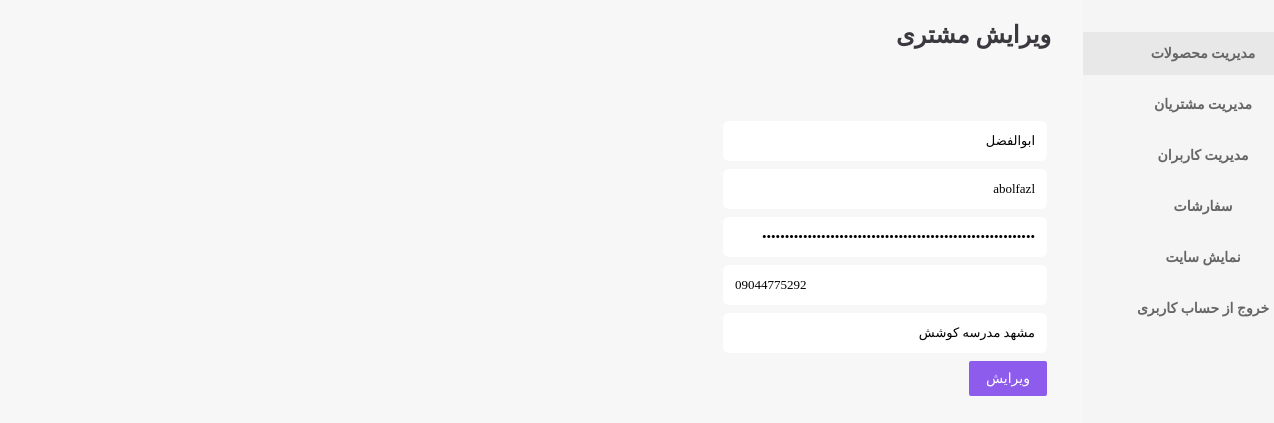
Screenshot of /admin/edit-customer.php?section=0&cid=14 (signed in) with the database file from the repository.
### tables this page shows
CREATE TABLE `customers` (
  `customer_id` int(11) NOT NULL,
  `full_name` varchar(55) NOT NULL,
  `username` varchar(50) NOT NULL,
  `password` varchar(255) NOT NULL,
  `phone` varchar(20) NOT NULL,
  `address` varchar(255) NOT NULL,
  `Date` timestamp NULL DEFAULT current_timestamp()
);

### core/connection-manager.php (called while the page is built, shortened)
<?php
    class ConnectionManager {
        private $connection;
        public function __construct() {
            $this->connection = new mysqli(self::HOST, self::USERNAME, self::PASSWORD, self::DATABASE);
            $this->connection->set_charset("utf8");
        }
        public function getConnection() {
            return $this->connection;
        }
    }
?>

### core/customer-manager.php (called while the page is built, shortened)
<?php
    require_once("connection-manager.php");
    class CustomerManager {
        protected $tableName = "customers";
        public function getById($customerId) {
            $query =
                "SELECT * FROM $this->tableName WHERE customer_id = $customerId";
            $connectionManager = new ConnectionManager();
            $result = mysqli_query($connectionManager->getConnection(), $query);
            $row = $result->fetch_assoc();
            $customer = new Customer();
            $customer->customerId = $row['customer_id'];
            $customer->fullName = $row['full_name'];
            $customer->username = $row['username'];
            $customer->password = $row['password'];
            $customer->phone = $row['phone'];
            $customer->address = $row['address'];
            return $customer;
        }
    }
?>

### admin/edit-customer.php (the view, shortened to what this page needs)
<?php
    require_once("../core/customer-manager.php");
    require_once("header.php");
    $actionMessages = ALT_255;
    $customerManager = new CustomerManager();
    $customerId = 0;
    if (isset($_GET["cid"]))
        $customerId = intval($_GET["cid"]);
    $customerInfo = $customerManager->getById($customerId);
    $fullName = $customerInfo->fullName;
    $username = $customerInfo->username;
    $password = $customerInfo->password;
    $phone = $customerInfo->phone;
    $address = $customerInfo->address;
?>
<section class="add-new-user">
<h1><?php echo EDIT_CUSTOMER; ?></h1>
    <section class="message">
        <p><?php echo $actionMessages ?></p>
    </section>
    <form action="<?php echo $_SERVER['REQUEST_URI']; ?>" method="POST" class="add-form">
            <div class="username-field">
                <input type="text" class="text-box" name="full-name" placeholder="<?php echo FULL_NAME; ?>" value="<?php echo $fullName; ?>">
            </div>
            <div class="username-field">
                <input type="text" class="text-box" name="username" placeholder="<?php echo USERNAME; ?>" value="<?php echo $username; ?>">
            </div>
            <div class="password-field">
                <input type="password" class="text-box" name="password" placeholder="<?php echo PASSWORD; ?>" value="<?php echo $password; ?>">
            </div>
            <div class="phone-field">
                <input type="tel" class="text-box" name="phone" placeholder="<?php echo PHONE; ?>" value="<?php echo $phone; ?>">
            </div>
            <div class="address-field">
                <input type="text" class="text-box" name="address" placeholder="<?php echo ADDRESS; ?>" value="<?php echo $address; ?>">
            </div>
            <div class="buttons">
                <button class="primary-button" type="submit" name="submit"><?php echo EDIT; ?></button>
            </div>
    </form>
</section>

### admin/css/styles.css (style rules this page uses)
* { font-family: Digi Gran Payeh Bold }
html, body { direction: rtl; margin: 0px; padding: 0px; background: #f7f7f7; }
h1, h2, h3, h4, h5, h6, p, span, label { color: rgb(59, 57, 63) !important; }
p { line-height: 2em; }
button { cursor: pointer; font-size: 14px; }
.primary-button { cursor: pointer; padding: 8px 16px; border-radius: 2px; border: 1px solid transparent; background: #8D5CEC; color: white; margin: 4px; }
.text-box { background: #f5f5f5; padding: 12px; margin: 4px; border: none; font-size: 13px; border-radius: 6px; }
.add-new-user { padding-left: 32px; padding-right: 32px; padding-bottom: 32px; padding-top: 1px; width: 80%; margin: auto; float: none; margin-right: 240px; }
.add-new-user .text-box { background: #fff; width: 300px; }

### rows the page displays
customers: full-name "ابوالفضل", username "abolfazl", phone "09044775292", address "مشهد مدرسه کوشش"

### other values shown
MANAGE_PRODUCTS "مدیریت محصولات"
MANAGE_CUSTOMERS "مدیریت مشتریان"
MANAGE_USERS "مدیریت کاربران"
ORDERS "سفارشات"
SHOW_SITE "نمایش سایت"
LOGOUT "خروج از حساب کاربری"
EDIT_CUSTOMER "ویرایش مشتری"
